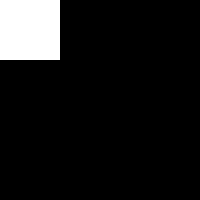
Frame 1 (no input)
Frame 60 (the mouse pressed at the canvas centre just before this capture): identical to frame 1, image omitted
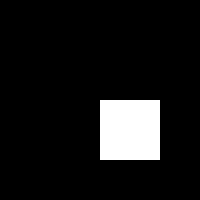
Frame 120 (the mouse held since frame 60 and released just before this capture)

The Processing sketch that drew these frames (run headless with seeded random() and noise(); from frame 60 on, the mouse is pressed at the canvas centre):

// Processing sketch: week04Exercise23_1
// ── week04Exercise23_1.pde
void setup(){
  size(200,200);
  smooth();
  noStroke();
  
}

void draw(){
  background(0);
  rect(mouseX, mouseY, 60,60);
}
